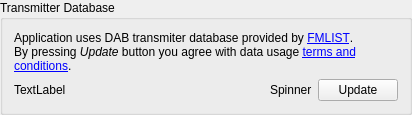
        <widget class="QGroupBox" name="groupBox">
         <property name="title">
          <string>Transmitter Database</string>
         </property>
         <layout class="QVBoxLayout" name="verticalLayout_18">
          <item>
           <widget class="QLabel" name="label_2">
            <property name="text">
             <string>Application uses DAB transmiter database provided by &lt;a href=&quot;https://www.fmlist.org/&quot;&gt;FMLIST&lt;/a&gt;.&lt;br&gt;By pressing &lt;i&gt;Update&lt;/i&gt; button you agree with data usage &lt;a href='https://www.fmlist.org/fmlist_copyright_disclaimer_legal_notice.php'&gt;terms and conditions&lt;/a&gt;.</string>
            </property>
            <property name="wordWrap">
             <bool>true</bool>
            </property>
            <property name="openExternalLinks">
             <bool>true</bool>
            </property>
           </widget>
          </item>
          <item>
           <layout class="QHBoxLayout" name="horizontalLayout_21">
            <item>
             <widget class="QLabel" name="tiiDbLabel">
              <property name="text">
               <string notr="true">TextLabel</string>
              </property>
             </widget>
            </item>
            <item>
             <spacer name="horizontalSpacer_11">
              <property name="orientation">
               <enum>Qt::Orientation::Horizontal</enum>
              </property>
              <property name="sizeHint" stdset="0">
               <size>
                <width>198</width>
                <height>20</height>
               </size>
              </property>
             </spacer>
            </item>
            <item>
             <widget class="QLabel" name="spinnerLabel">
              <property name="text">
               <string notr="true">Spinner</string>
              </property>
             </widget>
            </item>
            <item>
             <widget class="QPushButton" name="updateDbButton">
              <property name="text">
               <string>Update</string>
              </property>
             </widget>
            </item>
           </layout>
          </item>
         </layout>
        </widget>
